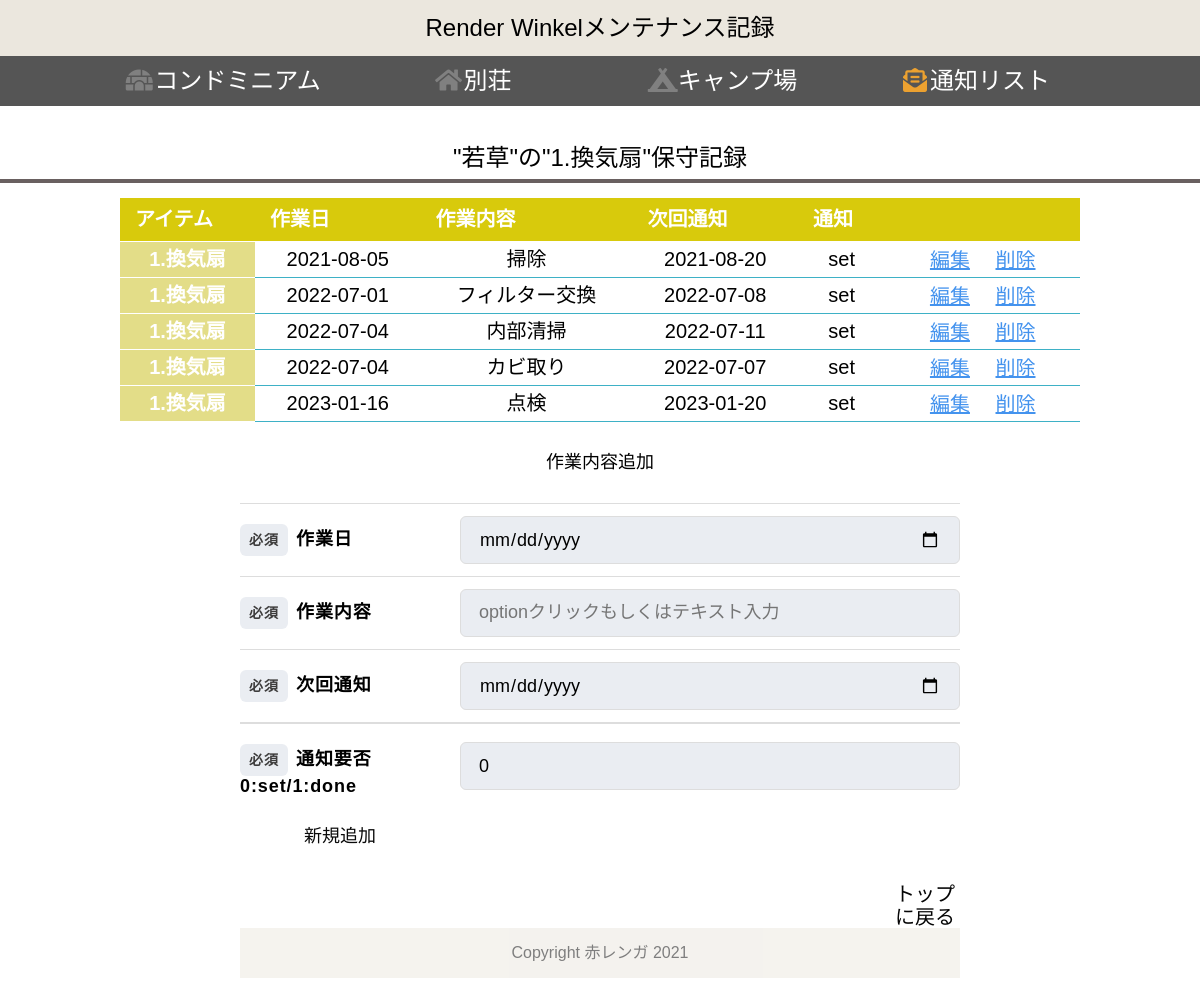
/w_tasklist/1/1, run on the app's committed database.
### tables this page shows
CREATE TABLE "items" (
	"id"	INTEGER,
	"ios_id"	INTEGER,
	"room"	TEXT,
	"table_name"	TEXT,
	PRIMARY KEY("id" AUTOINCREMENT)
);

CREATE TABLE "wakakusa" (
	"taskid"	INTEGER,
	"item_id"	INTEGER,
	"t_id"	INTEGER,
	"item"	TEXT,
	"pro_date"	INTEGER,
	"pro_number"	TEXT,
	"set_date"	DATE,
	"t_date"	DATE,
	"task"	TEXT,
	"notice"	DATE,
	"nt_id"	INTEGER,
	PRIMARY KEY("taskid" AUTOINCREMENT)
);

### app.py (the view)
@app.route("/w_tasklist/<int:id>/<int:t_id>")
def w_tasklist(id,t_id):
    conn = sqlite3.connect("w_MN.db")
    c = conn.cursor()
    c.execute("select id from items where id = ?" , (id,))
    id = c.fetchone()[0]
    c.execute("select room from items where id = ?" , (id,))
    room = c.fetchone()[0]
    c.execute("select table_name from items where id = ?" , (id,))
    table_name = c.fetchone()[0]
    c.execute("select item from %s where t_id = ?" % (table_name), (t_id,))
    item = c.fetchone()[0]
    c.execute("select taskid, item, pro_date, pro_number, set_date, t_date, task, notice, nt_id from %s where t_id = ?" % (table_name), (t_id,))
    tasklist = []
    task_list = []
    for row in c.fetchall():
        tasklist = dict({"taskid":row[0],"item":row[1], "pro_date":row[2],"pro_number":row[3], "set_date":row[4], "t_date":row[5],"task":row[6], "notice":row[7], "nt_id":row[8]})
        if tasklist["nt_id"] == 1:
            tasklist["nt_id"] = "done"
        else:
            tasklist["nt_id"] = "set"
        task_list.append(tasklist)
    c.close()
    return render_template("w_tasklist.html" , w_task_list = task_list, table_name = table_name, room = room, id = id, item = item, t_id = t_id)

### templates/w_tasklist.html (shortened to what this page needs)
{% extends 'w_base_test2.html' %}
{% block content %}
<h2>"{{room}}"の"{{item}}"保守記録</h2>
<table class="table_list" width="80%">
    <thead>
        <tr>
            <th>アイテム</th>
            <th>作業日</th>
            <th>作業内容</th>
            <th>次回通知</th>
            <th>通知</th>
            <th></th>
        </tr>
    </thead>
    {% for item in w_task_list %}
    <tbody>
        <tr>
            <th label="アイテム"><p>{{item["item"]}}</p></th>
            <td label="作業日　"><p>{{item["t_date"]}}</p></td>
            <td label="作業内容"><p>{{item["task"]}}</p></td>
            <td label="次回通知"><p>{{item["notice"]}}</p></td>
            <td label="通知"><p>{{item["nt_id"]}}</p></td>
            <td>
                <div class="btn_top">
                    <a href="/edit/w_tasklist/{{id}}/{{item['taskid']}}" class="btn4">編集</a>
                    <a href="/del/w_tasklist/{{id}}/{{t_id}}/{{item['taskid']}}" onclick="return confirm('削除しますか？')" class="btn4">削除</a>
                </div>
            </td>
        </tr>
    </tbody>
    {% endfor %}
</table>
<form action="/add/w_tasklist/{{id}}/{{t_id}}" method="POST">
        <h3>作業内容追加</h3>
    <div class="Form">
        <div>
        <div class="Form-Item">
            <p class="Form-Item-Label isMsg"><span class="Form-Item-Label-Required">必須</span>作業日</p>
            <input type="date" name="t_date" class="Form-Item-Input" placeholder="例）2021-1-23">
        </div>
        <div class="Form-Item">
            <p class="Form-Item-Label"><span class="Form-Item-Label-Required">必須</span>作業内容</p>
            <input type="text" name="task"  class="Form-Item-Input" list="task_list" placeholder="optionクリックもしくはテキスト入力" autocomplete="off">
        </div>
        <div class="Form-Item">
            <p class="Form-Item-Label isMsg"><span class="Form-Item-Label-Required">必須</span>次回通知</p>
            <input name="notice" type="date" class="Form-Item-Input" placeholder="例）2021-1-23">
        </div>
        <div class="Form-Item">
            <p class="Form-Item-Label isMsg"><span class="Form-Item-Label-Required">必須</span>通知要否<br>0:set/1:done</p>
            <input name="nt_id" type="integer" value="0" class="Form-Item-Input">
        </div>
    </div>
<div>
    <button type="submit" class="btn1">新規追加</button>
</div>
</form>
<div class="btn_top1">
    <a href="/" type="button" class="btn5">トップに戻る</a>
</div>
{% endblock %}

### static/css/w_style.css (style rules this page uses)
body { font-family: "Noto Sans Japanese", "ヒラギノ角ゴ Pro W3", "Hiragino Kaku Gothic Pro", "ヒラギノ角ゴ ProN W3", "Hiragino Kaku Gothic ProN", "游ゴシック", YuGothic, "メイリオ", "Meiryo", "HGPｺﾞｼｯｸM", "Osaka", "ＭＳ Ｐゴシック", sans-serif, Century Gothic, Arial; }
p { text-align: center; font-size: 20px; }
a { color:black; display: inline-block; font-size: 24px; }
h2 { font-size: 24px; margin-top: 30px; margin-bottom: 15px; text-align:center; line-height: 1.8; border-bottom: solid 4px rgb(105, 96, 96); }
h3 { font-size: 18px; text-align:center; margin: 30px; }
table { table-layout: auto; margin-left: auto; margin-right: auto; border-radius: 16px; }
table th { font-size: 20px; padding: 0; }
td { font-size: 20px; }
.table_list { border-collapse: collapse; margin-bottom: 20px; }
.table_list thead th { background: #d8ca0c; padding: 10px 15px; border-bottom:#FFF solid 1px; color:#FFF; }
.table_list tbody th { background:#e3dd88; color:#FFF; padding: 2px 15px; border-bottom:#FFF solid 1px; vertical-align:middle; }
.table_list tbody tr:last-child th { border-bottom:#FFF solid 1px; }
.table_list tbody td { background:#FFF; padding:5px 15px; border-bottom:#3EB1C6 solid 1px; vertical-align:middle; }
form { margin-top: 20px; margin-left: auto; margin-right: auto; max-width: 720px; }
.Form { margin-top: 20px; padding-bottom: 20px; margin-left: auto; margin-right: auto; max-width: 720px; }
.Form-Item { border-top: 1px solid #ddd; padding-top: 12px; padding-bottom: 12px; width: 100%; display: flex; align-items: center; }
.Form-Item:nth-child(5) { border-bottom: 1px solid #ddd; }
.Form-Item-Label { width: 100%; max-width: 180px; letter-spacing: 0.05em; font-weight: bold; font-size: 18px; text-align: left; }
.Form-Item-Label.isMsg { margin-top: 8px; margin-bottom: auto; }
.Form-Item-Label-Required { border-radius: 6px; margin-right: 8px; padding-top: 8px; padding-bottom: 8px; width: 48px; display: inline-block; text-align: center; background: #eaedf2; color: rgb(61, 60, 60); font-size: 14px; }
.Form-Item-Input { border: 1px solid #ddd; border-radius: 6px; margin-left: 40px; padding-left: 1em; padding-right: 1em; height: 48px; flex: 1; width: 100%; background: #eaedf2; font-size: 18px; }
.btn1 { display: inline-block; width: 200px; height: 54px; text-align: center; text-decoration: none; line-height: 54px; outline: none; background-color:white; color: rgb(10, 10, 10); font-size: 18px; border-radius: 4px; margin-bottom: 20px; }
.btn_top { text-align: center; }
.btn_top1 { text-align: right; }
.btn4 { height: 20px; font-size: 20px; border-radius: 8px; color: rgb(68, 147, 238); text-align: center; text-decoration: underline; padding: 2px 10px; }
.btn5 { width: 70px; height: 36px; font-size: 20px; border-radius: 8px; color: rgb(5, 5, 5); text-align: center; padding: 0; }

### data on the page
items: room "若草"
wakakusa: item "1.換気扇", t_date "2021-08-05", task "掃除", notice "2021-08-20", nt_id "set"
wakakusa: item "1.換気扇", t_date "2022-07-01", task "フィルター交換", notice "2022-07-08", nt_id "set"
wakakusa: item "1.換気扇", t_date "2022-07-04", task "内部清掃", notice "2022-07-11", nt_id "set"
wakakusa: item "1.換気扇", t_date "2022-07-04", task "カビ取り", notice "2022-07-07", nt_id "set"
wakakusa: item "1.換気扇", t_date "2023-01-16", task "点検", notice "2023-01-20", nt_id "set"
